Frame 1 (no input): blank canvas, image omitted
Frame 60 (no input): blank canvas, image omitted
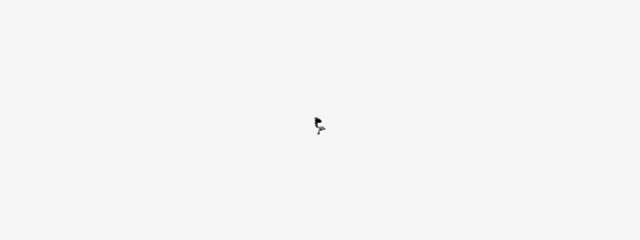
Frame 120 (the mouse pressed at the canvas centre since frame 60)

The p5.js sketch whose frames 1 and 60 were blank and that drew this single picture after the mouse press (run headless with seeded random() and noise() and a simulated clock; from frame 60 on, the mouse is pressed at the canvas centre):

// p5.js sketch
// ── sketch.js
class Walker{
  constructor(){
    this.x = width/2;
    this.y = height/2;
  }
  show(){
    stroke(0);
    point(this.x, this.y);
  }
  step() {
    let choice = floor(random(4));
    if(choice === 0){
      this.x++;
    }else if (choice === 1){
      this.x--;
    }else if (choice === 2){
      this.y++;
    }else{
      this.y--;
    }
  }
}

let walker;
// let walker2;

function setup() {
  createCanvas(640, 240);
  walker = new Walker();
  background(245);
}

function draw(){
  walker.step();
  walker.show();
  
}
